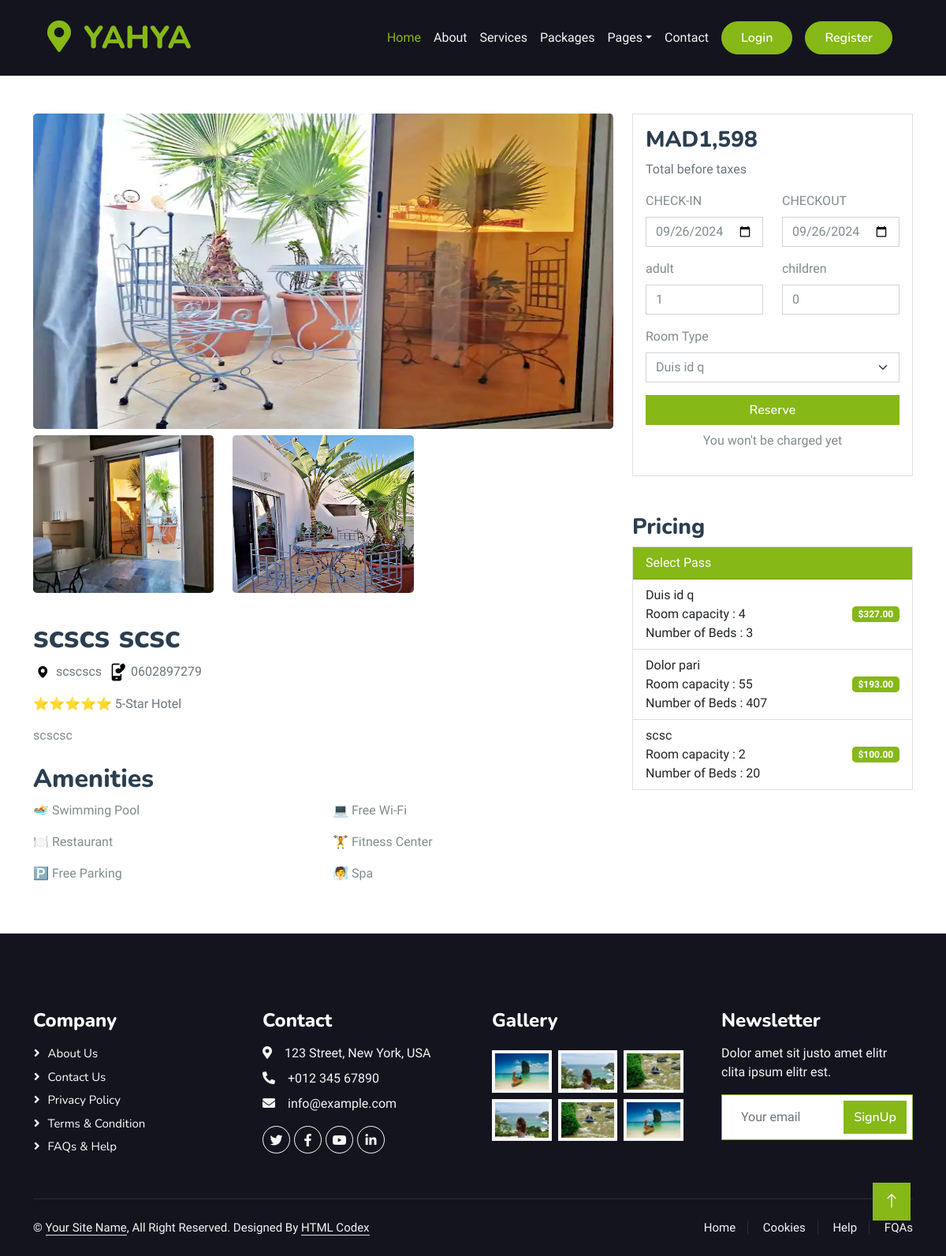
The page /detail/scscs-scsc/ on the database its author committed.
### hotel/models.py (models this page shows, shortened)
class HotelGallery(models.Model):
    hotel = models.ForeignKey(Hotel, on_delete=models.CASCADE)
    image = models.FileField(upload_to="hotel_galley")
    hgid= ShortUUIDField(unique=True, length=10, max_length=20, alphabet="abcdefghijklmnopqrstuvwxyz")
    class Meta:
        verbose_name_plural = "Hotel Gallery"

class Hotel(models.Model):
    user = models.ForeignKey(User, on_delete=models.SET_NULL, null=True)
    name = models.CharField(max_length=100, null=True)
    description= CKEditor5Field(null=True, blank=True , config_name="extends")
    image = models.FileField(upload_to="hotel_galley")
    address = models.CharField(max_length=200)
    mobile = models.CharField(max_length=200)
    email = models. EmailField(max_length=100)
    status = models.CharField(max_length=20, choices=HOTEL_STATUS, default="Live")
    tags = models.CharField(max_length=200, help_text="Seperate tags with comma")
    views = models.IntegerField(default=0)
    featured = models.BooleanField(default=False)
    hid = ShortUUIDField(unique=True, length=10, max_length=20, alphabet="abcdefghijklmnopqrstuvwxyz")
    slug= models.SlugField (unique=True)
    date = models.DateTimeField(auto_now_add=True)
    def hotel_gallery(self):
        return HotelGallery.objects.filter(hotel=self)
    def hotel_rocm_types(self):
        return RoomType.objects.filter(hotel=self)

class RoomType(models.Model):
    hotel = models.ForeignKey(Hotel, on_delete=models.CASCADE)
    type = models.CharField(max_length=10)
    price = models.DecimalField(max_digits=12, decimal_places=2, default=0.00)
    number_of_beds = models.PositiveIntegerField(default=0)
    room_capacity = models.PositiveIntegerField(default=0)
    rtid = ShortUUIDField(unique=True, length=10, max_length=20, alphabet="abcdefghijklmnopqrstuvwxyz")
    slug= models.SlugField(unique=True)
    date= models.DateTimeField(auto_now_add=True)
    class Meta:
        verbose_name_plural = "Room Types"

### hotel/views.py (the view)
# urls.py: path("detail/<slug>/", views.hotel_detail, name="hotel_detail"),
def hotel_detail(request, slug):
    hotel = Hotel.objects.get(status="Live", slug=slug)
    context = {
        "hotel": hotel
     }
    return render (request, "hotel/hotel_detail.html", context)

### templates/hotel/hotel_detail.html (shortened to what this page needs)
{% extends "base/base.html" %}
{% load static %}
{% block content %}
    <div class="container mt-5">
        <div class="row">
            <div class="col-md-8">
                <div class="row">
                    {% for hotel_gallery in hotel.hotel_gallery.all %}
                        {% if forloop.first %}
                            <div class="col-12 mb-2">
                                <img src="{{hotel_gallery.image.url}}" alt="Hotel Image 1" class="img-fluid hotel-image-main w-100 rounded-3" style="height:400px;">
                            </div>
                        {% else %}
                            <div class="col-4 mb-2">
                                <img src="{{hotel_gallery.image.url}}" alt="Hotel Image Small" class="img-fluid hotel-image-small w-100 rounded-3" style="height:200px;">
                            </div>
                        {% endif %}
                    {% endfor %}
                </div>
                <h1 class="mt-4">{{hotel.name}}</h1>
                <div class='d-flex'>
                    <p class="text-muted me-2">
                        {{hotel.address}}
                    </p>
                    <p class="text-muted ">
                        {{hotel.mobile}}
                    </p>
                </div>
                <p class="text-muted">⭐⭐⭐⭐⭐ 5-Star Hotel</p>
                <p>{{hotel.description|safe}}</p>
                <h2 class="mt-4">Amenities</h2>
                <div class="row">
                    <div class="col-md-6">
                        <p><span class="amenity-icon">🏊</span> Swimming Pool</p>
                        <p><span class="amenity-icon">🍽️</span> Restaurant</p>
                        <p><span class="amenity-icon">🅿️</span> Free Parking</p>
                    </div>
                    <div class="col-md-6">
                        <p><span class="amenity-icon">💻</span> Free Wi-Fi</p>
                        <p><span class="amenity-icon">🏋️</span> Fitness Center</p>
                        <p><span class="amenity-icon">🧖</span> Spa</p>
                    </div>
                </div>
            </div>
            <div class="col-md-4">
                <div class="card">
                    <div class="card-body">
                        <h3 class="card-title">MAD1,598</h3>
                        <p class="card-text text-muted">Total before taxes</p>
                        <form method="post" action="{% url 'booking:check_room_availability' %}">
                            <div class="row mb-3">
                                <div class="col-6">
                                    <label for="checkin" class="form-label">CHECK-IN</label>
                                    <input type="date" name="checkin" class="form-control" id="checkin" value="">
                                </div>
                                <div class="col-6">
                                    <label for="checkout" class="form-label">CHECKOUT</label>
                                    <input type="date" name="checkout" class="form-control" id="checkout" value="">
                                </div>
                            </div>
                            <div class="row mb-3">
                                <div class="col-6">
                                    <label for="adult" class="form-label">adult</label>
                                    <input type="number" name="adult" class="form-control" id="adult" value="1">
                                </div>
                                <div class="col-6">
                                    <label for="children" class="form-label">children</label>
                                    <input type="number" name="children" class="form-control" id="children" value="0">
                                </div>
                            </div>
                            <div class="mb-3">
                                <label for="room_type" class="form-label">Room Type</label>
                                <select class="form-select" name="room_type" id="room_type">
                                    {% for hotel_type in hotel.hotel_rocm_types%}
                                        <option value="{{hotel_type.slug}}">{{hotel_type.type}}</option>
                                    {% endfor %}
                                </select>
                            </div>
                            <button type="submit" class="btn btn-primary w-100">Reserve</button>
                        </form>
                        <p class="text-center mt-2">You won't be charged yet</p>
                    </div>
                </div>
                <h3 class="card-title mt-5">Pricing</h3>
                <div class="card" style="width: 100%;">
                    <div class="card-header bg-primary text-white">
                      Select Pass
                    </div>
                    <ul class="list-group list-group-flush">
                        {% for hotel_type in hotel.hotel_rocm_types%}
                            <li class="list-group-item d-flex justify-content-between align-items-center">  <span class="d-flex flex-column">  {{hotel_type.type}} <span class=" "> Room capacity : {{hotel_type.room_capacity}}</span><span class=" "> Number of Beds : {{hotel_type.number_of_beds}}</span> </span> <span class="badge bg-primary rounded-3">${{hotel_type.price}}
                            </span>
                        </li>
                        {% endfor %}
                    </ul>
                  </div>
            </div>
        </div>
    </div>
{% endblock %}

### static/css/style.css (style rules this page uses)
:root { --primary: #86B817; --secondary: #FE8800; --light: #F5F5F5; --dark: #14141F; }
.btn { font-family: 'Nunito', sans-serif; font-weight: 600; transition: .5s; }
.btn.btn-primary, .btn.btn-secondary { color: #FFFFFF; }

### rows shown on the page
HotelGallery: image (picture)
HotelGallery: image (picture)
HotelGallery: image (picture)
Hotel: name "scscs scsc", address "scscscs", mobile "0602897279", description "scscsc"
RoomType: type "Duis id q", room_capacity "4", number_of_beds "3", price "327.00"
RoomType: type "Dolor pari", room_capacity "55", number_of_beds "407", price "193.00"
RoomType: type "scsc", room_capacity "2", number_of_beds "20", price "100.00"

### other values the page prints
form field room_type "Duis id q"
